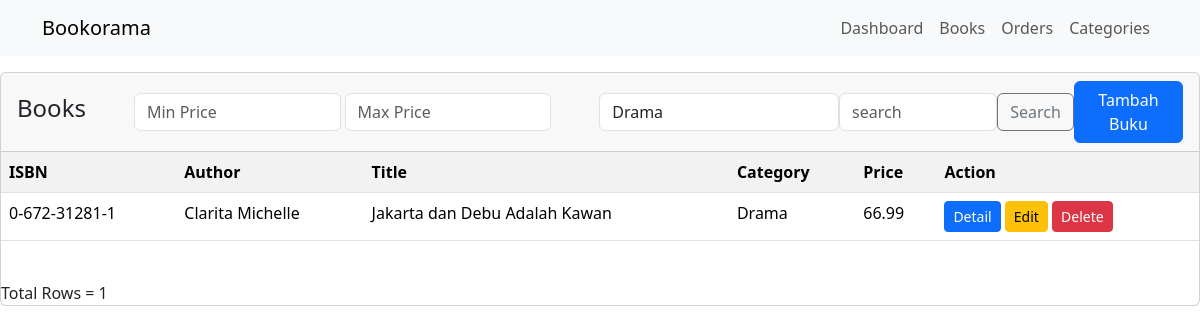
/index.php?category=3, run on the app's committed database.
### tables this page shows
CREATE TABLE `books` (
  `isbn` varchar(13) NOT NULL,
  `author` varchar(50) DEFAULT NULL,
  `title` varchar(100) DEFAULT NULL,
  `category_id` int(11) NOT NULL,
  `price` float(10,2) DEFAULT NULL
);

CREATE TABLE `category` (
  `id` int(11) NOT NULL,
  `title` varchar(255) NOT NULL
);

### index.php (the view, shortened to what this page needs)
<?php
require_once('./lib/db_login.php');
$conditions = [];
if (isset($_GET['category'])) {
    $category = $db->real_escape_string($_GET['category']);
    if ($category !== '') {
        $conditions[] = "c.id = '$category'";
    }
}
if (!empty($conditions)) {
    $where_clause = implode(" AND ", $conditions);
    $query = "SELECT b.isbn AS ID, b.author AS Author, b.title AS Title, b.price as Price, c.title AS Category FROM books b JOIN category c ON b.category_id = c.id WHERE $where_clause ORDER BY b.isbn";
} else {
    $query = "SELECT b.isbn AS ID, b.author AS Author, b.title AS Title, b.price as Price, c.title AS Category FROM books b JOIN category c ON b.category_id = c.id ORDER BY b.isbn";
}
$result = $db->query($query);
$data = '';
while ($row = $result->fetch_object()) {
    $data .= '<tr>';
    $data .= '<td>' . $row->ID . '</td>';
    $data .= '<td>' . $row->Author . '</td>';
    $data .= '<td>' . $row->Title . '</td>';
    $data .= '<td>' . $row->Category . '</td>';
    $data .= '<td>' . $row->Price . '</td>';
    $data .= '<td><a class="btn btn-primary btn-sm" href="detail_book.php?id=' . $row->ID . '">Detail</a>&nbsp;<a class="btn btn-warning btn-sm" href="update_book.php?id=' . $row->ID . '">Edit</a>&nbsp;<a class="btn btn-danger btn-sm" href="delete_book.php?id=' . $row->ID . '">Delete</a></td>';
    $data .= '</tr>';
}
$data .= '</table>';
$data .= '<br />';
$data .= 'Total Rows = ' . $result->num_rows;
$categoryQuery = "SELECT id, title FROM category";
$categoryResult = $db->query($categoryQuery);
$categoryOptions = '';
while ($categoryRow = $categoryResult->fetch_object()) {
    $categoryId = $categoryRow->id;
    $categoryTitle = $categoryRow->title;
    $selected = isset($_GET['category']) && $_GET['category'] == $categoryId ? 'selected' : '';
    $categoryOptions .= '<option value="' . $categoryId . '" ' . $selected . '>' . $categoryTitle . '</option>';
}
?>
<?php include('./layout.php') ?>
<div class="card mt-5">
    <form class="card-header d-flex justify-content-between align-items-center">
        <h4>Books</h4>
        <div class="d-flex mx-5 gap-1">
            <input name='min_price' type="number" class="form-control" placeholder="Min Price" aria-label="Min Price" value="<?= isset($_GET['min_price']) ? htmlentities($_GET['min_price']) : '' ?>">
            <input name='max_price' type="number" class="form-control" placeholder="Max Price" aria-label="Max Price" value="<?= isset($_GET['max_price']) ? htmlentities($_GET['max_price']) : '' ?>">
        </div>
        <select name="category" class="form-control w-25">
            <?= $categoryOptions ?>
        </select>
        <div class="w-25 d-flex">
            <input name='q' type="text" class="form-control" placeholder="search" aria-label="enter keyword" aria-describedby="basic-addon2" value="<?= isset($_GET['q']) ? htmlentities($_GET['q']) : '' ?>">
            <div class="input-group-append">
                <button class="btn btn-outline-secondary" type="submit">Search</button>
            </div>
        </div>
        <a href='./create_book.php' class='btn btn-primary'>Tambah Buku</a>
    </form>
    <table class="table table-striped">
        <tr>
            <th>ISBN</th>
            <th>Author</th>
            <th>Title</th>
            <th>Category</th>
            <th>Price</th>
            <th>Action</th>
        </tr>
        <?= $data ?>
</div>

### data on the page
books: isbn "0-672-31281-1", author "Clarita Michelle", title "Jakarta dan Debu Adalah Kawan", category.title "Drama", price "66.99"

### other printed values
$data "Total Rows = 1"
form field category "Drama"
